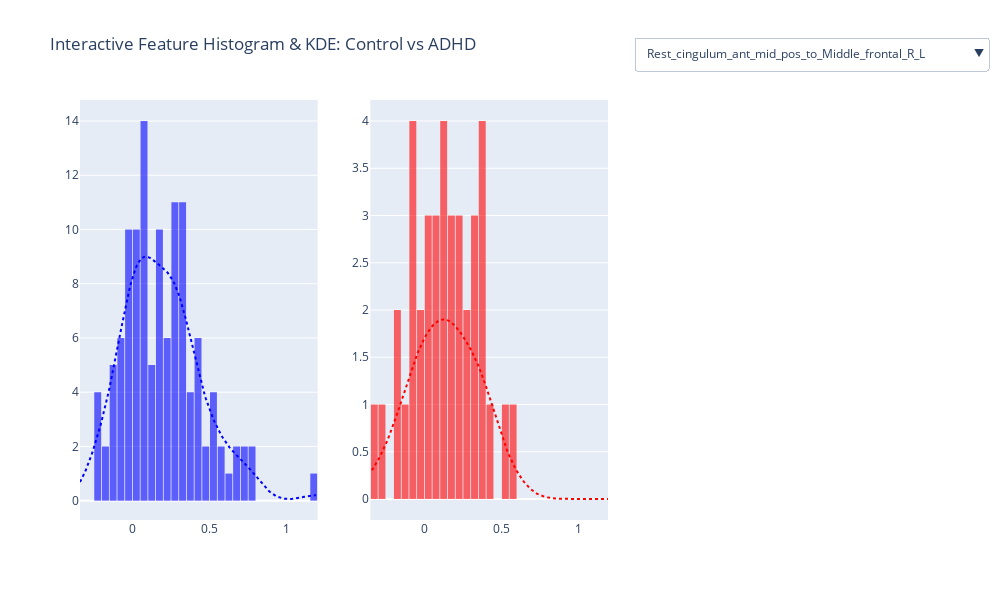

The code cell stored with this chart in its notebook:
### Code cell
# === LOAD DATA ===

df_combined['Label'] = df_combined['Label'].map({0: 'Control', 1: 'ADHD'})

# === FEATURES ===
feature_cols = [col for col in df_combined.columns if col not in ['Subject_ID', 'Label']]
control_df = df_combined[df_combined['Label'] == 'Control']
adhd_df = df_combined[df_combined['Label'] == 'ADHD']

# === BUILD PLOT ===
fig = make_subplots(rows=1, cols=2, subplot_titles=["", ""])

for i, feature in enumerate(feature_cols):
    x_control = control_df[feature].dropna()
    x_adhd = adhd_df[feature].dropna()

    # Shared bins and KDE x-axis for consistent range
    x_range = np.linspace(min(x_control.min(), x_adhd.min()), max(x_control.max(), x_adhd.max()), 200)

    # Control KDE (scaled)
    kde_ctrl = gaussian_kde(x_control)
    kde_ctrl_y = kde_ctrl(x_range) * len(x_control) * (x_control.max() - x_control.min()) / 30  # match histogram scale

    # ADHD KDE (scaled)
    kde_adhd = gaussian_kde(x_adhd)
    kde_adhd_y = kde_adhd(x_range) * len(x_adhd) * (x_adhd.max() - x_adhd.min()) / 30

    # Histogram bin width based on data range
    bin_width = (x_range.max() - x_range.min()) / 30

    fig.add_trace(go.Histogram(
        x=x_control,
        name='Control',
        xaxis='x1',
        yaxis='y1',
        marker_color='blue',
        nbinsx=30,
        opacity=0.6,
        visible=(i == 0),
        showlegend=False
    ), row=1, col=1)

    fig.add_trace(go.Scatter(
        x=x_range,
        y=kde_ctrl_y,
        mode='lines',
        line=dict(color='blue', dash='dot'),
        name='Control KDE',
        visible=(i == 0),
        showlegend=False
    ), row=1, col=1)

    fig.add_trace(go.Histogram(
        x=x_adhd,
        name='ADHD',
        xaxis='x2',
        yaxis='y2',
        marker_color='red',
        nbinsx=30,
        opacity=0.6,
        visible=(i == 0),
        showlegend=False
    ), row=1, col=2)

    fig.add_trace(go.Scatter(
        x=x_range,
        y=kde_adhd_y,
        mode='lines',
        line=dict(color='red', dash='dot'),
        name='ADHD KDE',
        visible=(i == 0),
        showlegend=False
    ), row=1, col=2)

# === DROPDOWN MENU ===
buttons = []
for i, feature in enumerate(feature_cols):
    vis = [False] * (4 * len(feature_cols))
    vis[i*4 + 0] = True  # hist control
    vis[i*4 + 1] = True  # kde control
    vis[i*4 + 2] = True  # hist adhd
    vis[i*4 + 3] = True  # kde adhd

    # Compute stats
    mc, sc = control_df[feature].mean(), control_df[feature].std()
    ma, sa = adhd_df[feature].mean(), adhd_df[feature].std()
    title_texts = [
        f"Control — {feature}<br>Mean = {mc:.2f}, Std = {sc:.2f}",
        f"ADHD — {feature}<br>Mean = {ma:.2f}, Std = {sa:.2f}"
    ]

    buttons.append(dict(
    label=feature,
    method='update',
    args=[
        {'visible': vis},
        {'title': f'Feature: {feature}',
         'annotations': [
             dict(
                 text=f"<b>Control</b><br>Mean = {mc:.2f}<br>Std = {sc:.2f}",
                 x=0.15, y=1.08, xref='paper', yref='paper',
                 showarrow=False, font=dict(size=12), align='left'
             ),
             dict(
                 text=f"<b>ADHD</b><br>Mean = {ma:.2f}<br>Std = {sa:.2f}",
                 x=0.85, y=1.08, xref='paper', yref='paper',
                 showarrow=False, font=dict(size=12), align='right'
             )
         ]}
    ]
))


# === LAYOUT ===
fig.update_layout(
    height=600, width=1000,
    title='Interactive Feature Histogram & KDE: Control vs ADHD',
    updatemenus=[dict(
        buttons=buttons,
        direction='down',
        x=1.05, xanchor='left',
        y=1.15, yanchor='top',
        showactive=True
    )],
    bargap=0.1
)

fig.show()
